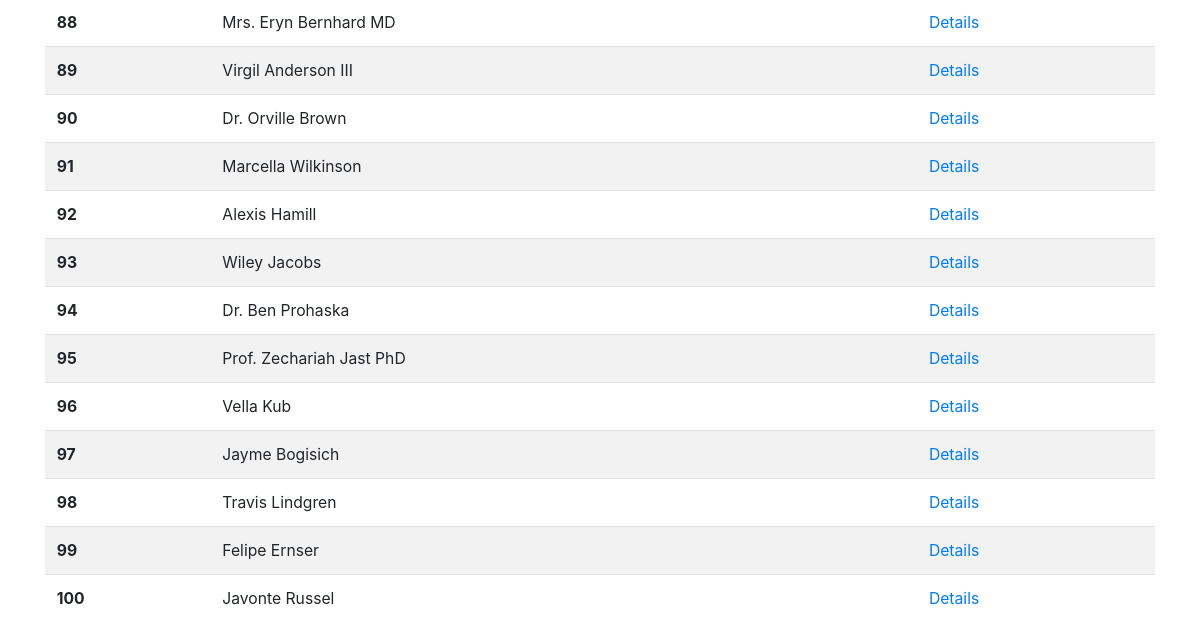
The app's page /participants/all-participants/ (lower part), older data.
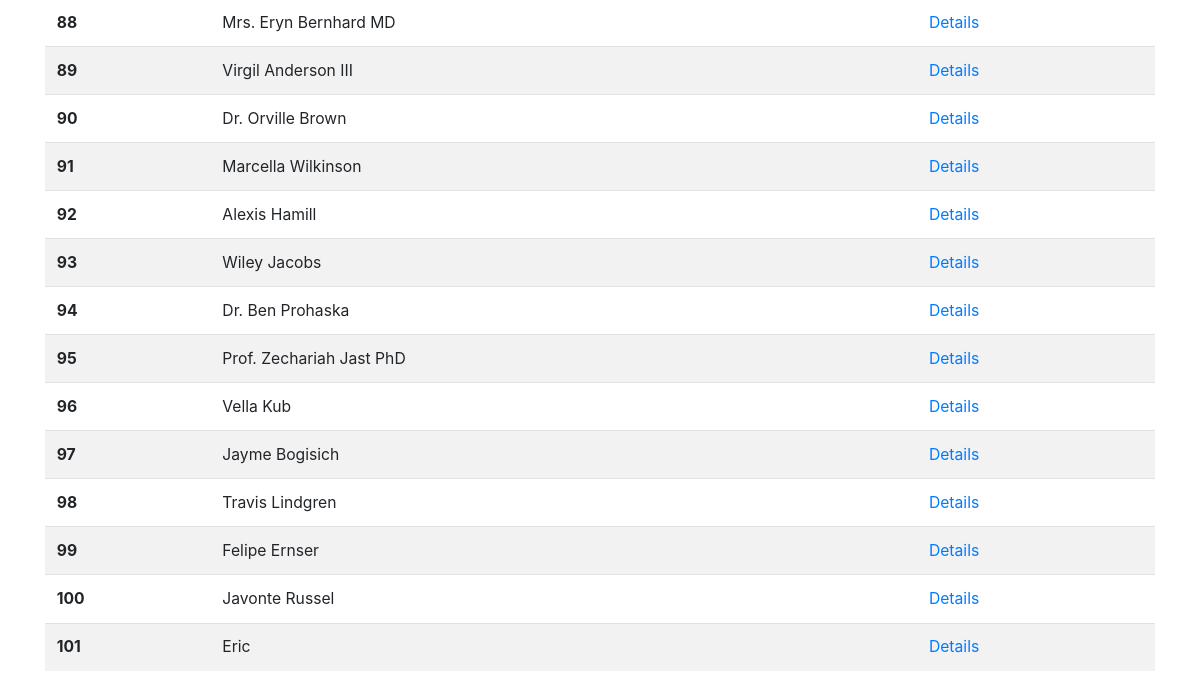
The same page, newer data.
### participant/models.py (models this page shows, shortened)
class Participant(models.Model):
    name = models.CharField(max_length=100)
    email = models.EmailField()
    phone_number = models.CharField(max_length=20)
    events = models.ManyToManyField(Event)
    class Meta:
        verbose_name = 'Participant'
        verbose_name_plural = 'Participants'

### participant/views.py (the view)
# urls.py: path('all-participants/', views.all_participants_views),
def all_participants_views(request):
    participants = Participant.objects.all()
    return render(request, 'participant/participants.html', {'participants': participants})

### templates/participant/participants.html (shortened to what this page needs)
{% extends 'base.html' %}
{%block content %}
<table class="table table-striped">
  <tbody>
    {% for i in participants %}
    <tr>
      <th scope="row">{{i.id}}</th>
      <td style="max-width: 300px">{{i.name}}</td>
      <td> <a
        href="/participants/{{i.email}}"
        class="link-primary link-offset-2 link-underline-opacity-25 link-underline-opacity-100-hover"
        >Details</a></td>
    </tr>
    {% endfor %}
  </tbody>
</table>
{% endblock content %}

Row changes from the older to the newer data that the page shows:
added Participant: id "101", name "Eric"
